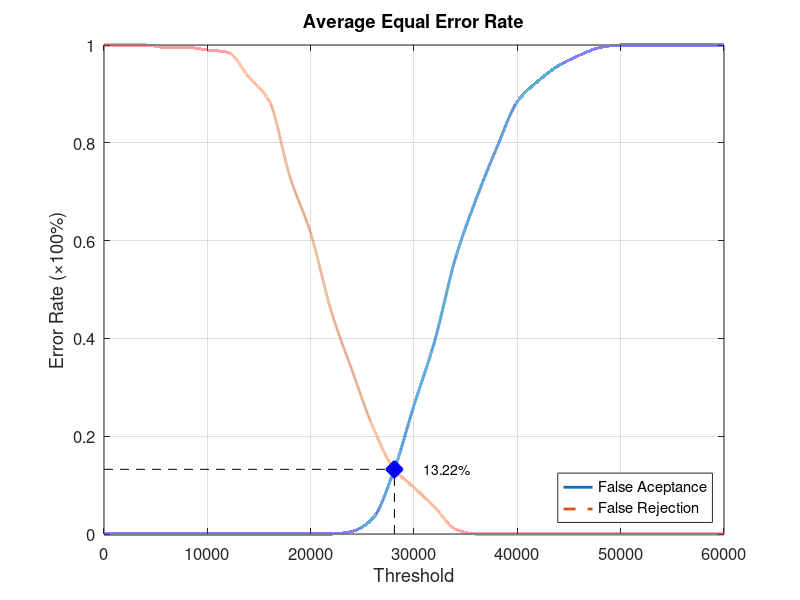
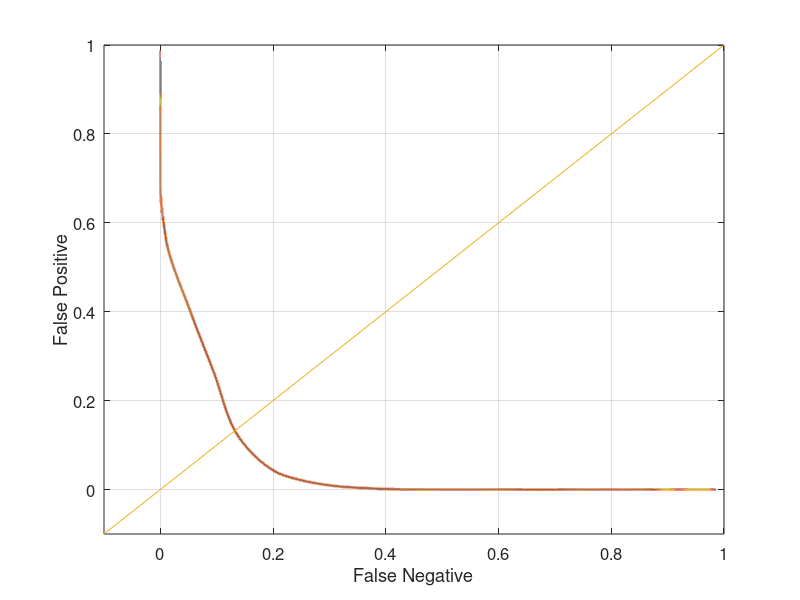

These figures' MATLAB source, in order:
function yEER = Database2_1
close all;
clear;
clc;
x = 0:2000:60000;
xq = 0:0.5:60000;

y0 = [0 0 0 0 0 0 0 0 0 0 0 0 0.00526316 0.0315789 0.126316 0.263158 0.394737 0.563158 0.684211 0.789474 0.884211 0.926316 0.957895 0.978947 0.994737 1 1 1 1 1 1];
yy0 = interp1(x, y0, xq, 'pchip');
y1 = [1 1 1 0.995 0.995 0.99 0.985 0.935 0.885 0.73 0.615 0.455 0.335 0.22 0.135 0.095 0.055 0.01 0 0 0 0 0 0 0 0 0 0 0 0 0];
yy1 = interp1(x, y1, xq, 'pchip');

% Calculating EER: 
y2 = abs(y0 - y1);
find(y2 == min(y2))
yy2 = abs(yy0 - yy1);
xEER = find(yy2 == min(yy2));
xEERIndex = xq(xEER) % X-axis EER
yEER = yy0(xEER) % Y-axis EER

main = figure
plot(xq, yy0,'-','LineWidth', 2);	hold on
plot(xq, yy1,'--','LineWidth', 2);	hold on
plot([xEERIndex xEERIndex], [0 yEER], 'k--');	hold on
plot([0 xEERIndex], [yEER yEER], 'k--');	hold on
plot(xEERIndex, yEER, 'bx', 'LineWidth', 10);	hold on
text(xEERIndex + 10 * xEERIndex / 100, yEER, [num2str(round((10000 * yEER)) / 100) '%'])
legend('False Aceptance', 'False Rejection', 'Location', 'SouthEast')
xlabel('Threshold')
ylabel('Error Rate (\times100%)')
title('Average Equal Error Rate')
set(gca, 'FontSize', 12)
axis([0 60000 0 1])
grid on

print(main, 'Database2_1Main', '-dpng');
FNRxFPR = figure('Color', [1 1 1]);
plot(yy1, yy0, '-', yy1, yy0, 'LineWidth', 2);
hold on
y = -0.1:0.1:1
plot(y, y); 
set(gca, 'FontSize', 12)
xlabel('False Negative')
ylabel('False Positive')
axis([-0.1 1 -0.1 1])
set(gca, 'FontSize', 12)
grid on

print(FNRxFPR, 'Database2_1FNRxFPR','-dpng');
end
